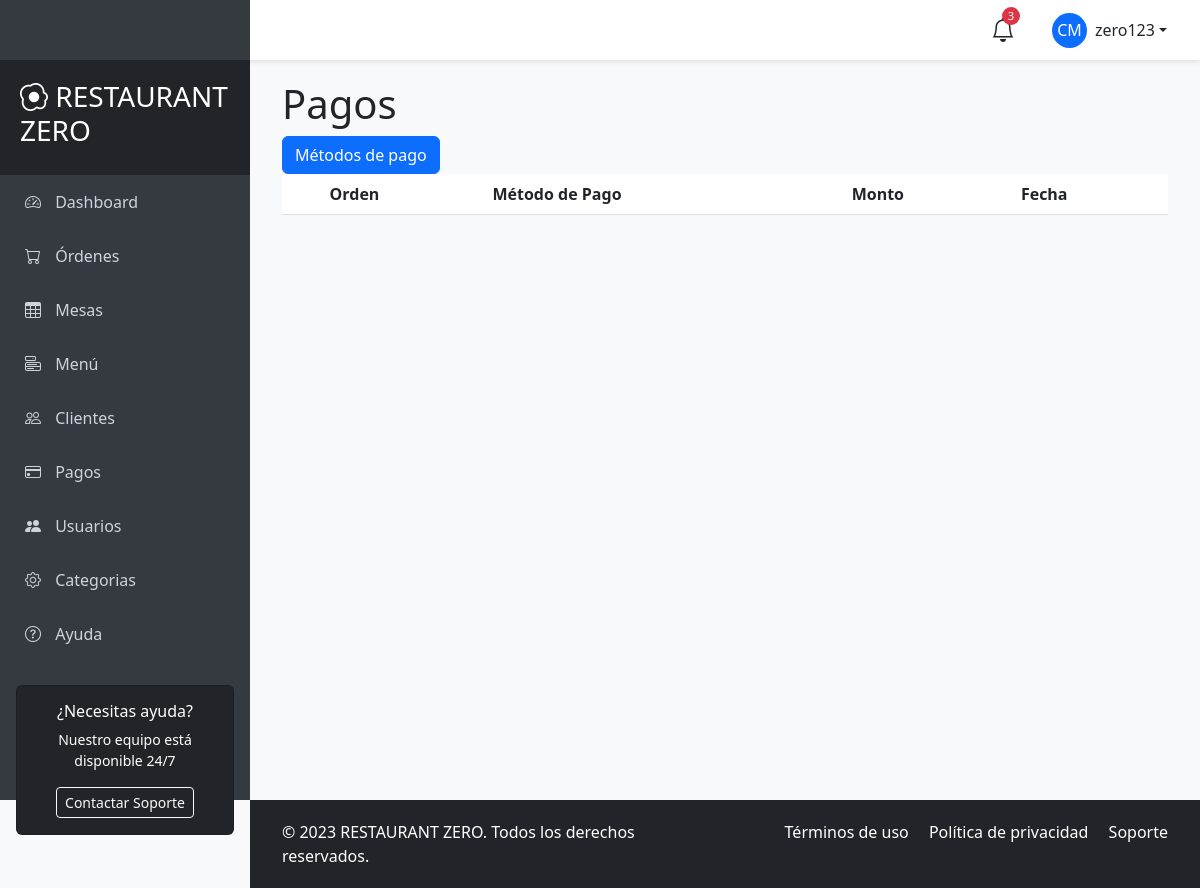
Page /ordenes/pagos/ (signed in) on the earlier database version.
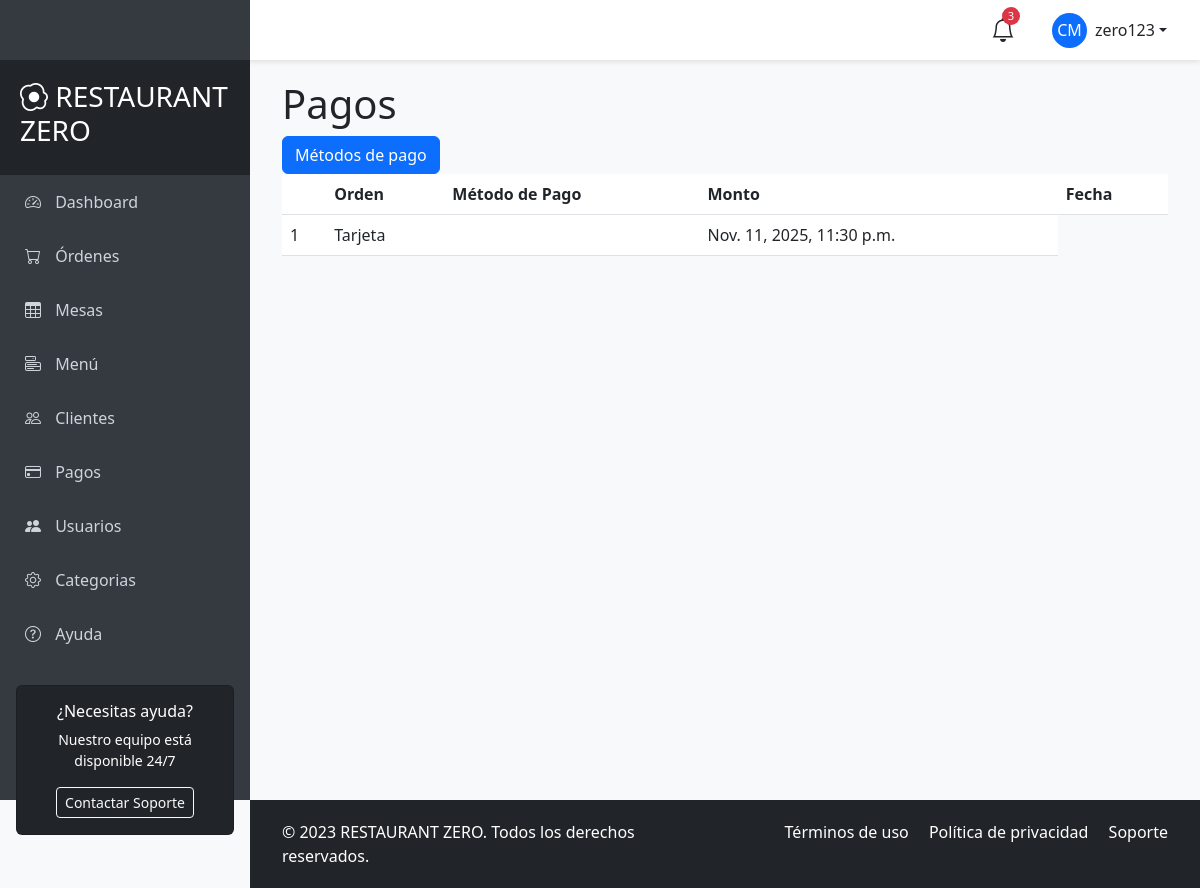
Same page on the later database version.
### apps/ordenes/models.py (models this page shows, shortened)
class Pago(models.Model):
    orden = models.ForeignKey(Orden, on_delete=models.CASCADE, related_name='pagos')
    metodo_pago = models.ForeignKey(MetodoPago, on_delete=models.CASCADE, related_name='pagos')
    cantidad = models.DecimalField(max_digits=10, decimal_places=2)
    fecha_hora = models.DateTimeField(auto_now_add=True)

class Orden(models.Model):
    empleado = models.ForeignKey(AppUser, on_delete=models.CASCADE, related_name='ordenes')
    mesa = models.ForeignKey(Mesa, on_delete=models.CASCADE, related_name='ordenes')
    fecha_hora = models.DateTimeField(auto_now_add=True)
    estatus = models.CharField(max_length=50, default='pendiente')

class MetodoPago(models.Model):
    nombre = models.CharField(max_length=50)

### apps/ordenes/views.py (the view)
# urls.py: path('pagos/', views.PagoListView.as_view(), name='pagos_list'),
class PagoListView(LoginRequiredMixin, ListView):
    model = Pago
    template_name = 'pagos/pagos_list.html'
    context_object_name = 'pagos'

### templates/pagos/pagos_list.html
{% extends 'main/base_user.html' %}
{% block content %}
<h1>Pagos</h1>
<a class="btn btn-primary" href="{% url 'ordenes:metodos_pago_list' %}">Métodos de pago</a>
<table class="table">
    <thead>
        <tr>
            <th></th>
            <th>Orden</th>
            <th>Método de Pago</th>
            <th>Monto</th>
            <th>Fecha</th>
        </tr>
    </thead>
    <tbody>
        {% for pago in pagos %}
        <tr>
            <td>{{ pago.orden.id }}</td>
            <td>{{ pago.metodo_pago.nombre }}</td>
            <td>{{ pago.monto }}</td>
            <td>{{ pago.fecha_hora }}</td>
        </tr>
        {% endfor %}
    </tbody>
</table>
{% endblock %}

Differences in the rows shown:
added Pago: orden.id "1", metodo_pago.nombre "Tarjeta", fecha_hora "Nov. 11, 2025, 11:30 p.m."
